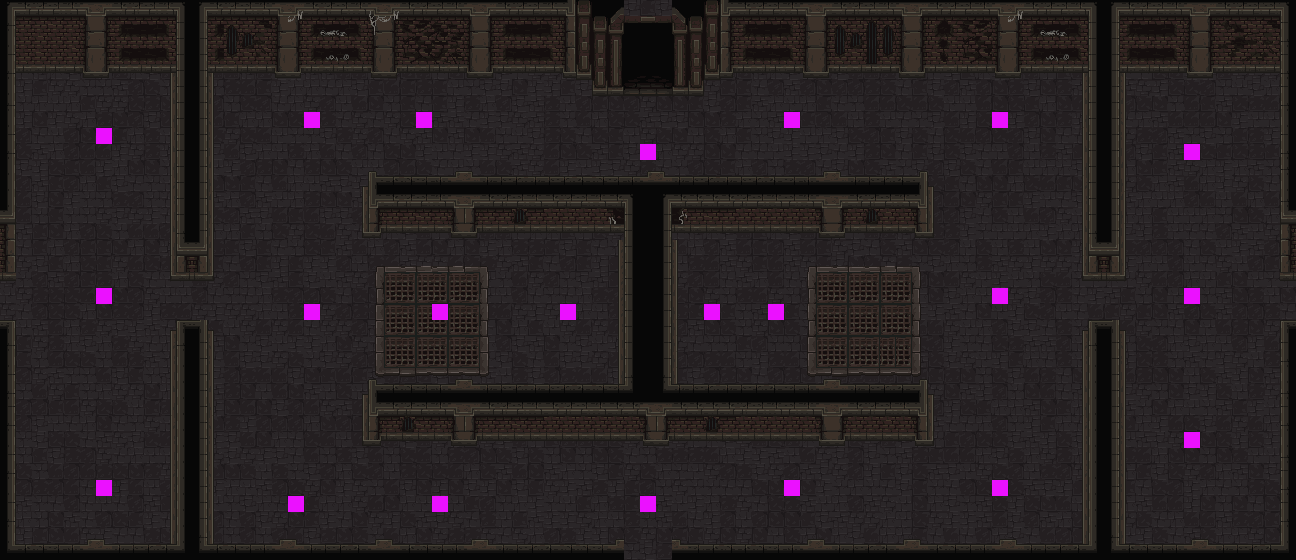

This is a level from a 2D game, rendered from its Tiled map with the project's own tilesets. A one-line summary and the map file follow, with tile-layer data summarised:
An orthogonal 81x35 tile map with 16x16 px tiles, 4 tile layers (Terra, Terra2, Parets, Enemics), 2 hidden layers not drawn, 2 tilesets.

<map version="1.5" tiledversion="1.7.2" orientation="orthogonal" renderorder="right-down" width="81" height="35" tilewidth="16" tileheight="16" infinite="0" nextlayerid="9" nextobjectid="1">
 <tileset firstgid="1" name="Floor1_TileSet" tilewidth="16" tileheight="16" tilecount="2560" columns="64">
  <image source="../Sprites/Maps/RF_Catacombs_v1.0/mainlevbuild.png" width="1024" height="640" />
 </tileset>
 <tileset firstgid="2561" name="Colisions" tilewidth="16" tileheight="16" tilecount="2" columns="2">
  <image source="../Sprites/Maps/Colisions.png" width="32" height="16" />
 </tileset>
 <layer id="2" name="Terra" width="81" height="35">
  <data>[2835 cells, 2835 non-empty, 14 distinct tile ids]</data>
 </layer>
 <layer id="7" name="Terra2" width="81" height="35">
  <data>[2835 cells, 488 non-empty, 88 distinct tile ids]</data>
 </layer>
 <layer id="1" name="Parets" width="81" height="35">
  <data>[2835 cells, 956 non-empty, 250 distinct tile ids]</data>
 </layer>
 <layer id="5" name="Porta" width="81" height="35" visible="0">
  <data>[2835 cells, 8 non-empty, 8 distinct tile ids]</data>
 </layer>
 <layer id="3" name="Colisions" width="81" height="35" visible="0" opacity="0.54">
  <data>[2835 cells, 474 non-empty, 1 distinct tile ids]</data>
 </layer>
 <layer id="8" name="Enemics" width="81" height="35">
  <data>[2835 cells, 22 non-empty, 1 distinct tile ids]</data>
 </layer>
</map>
